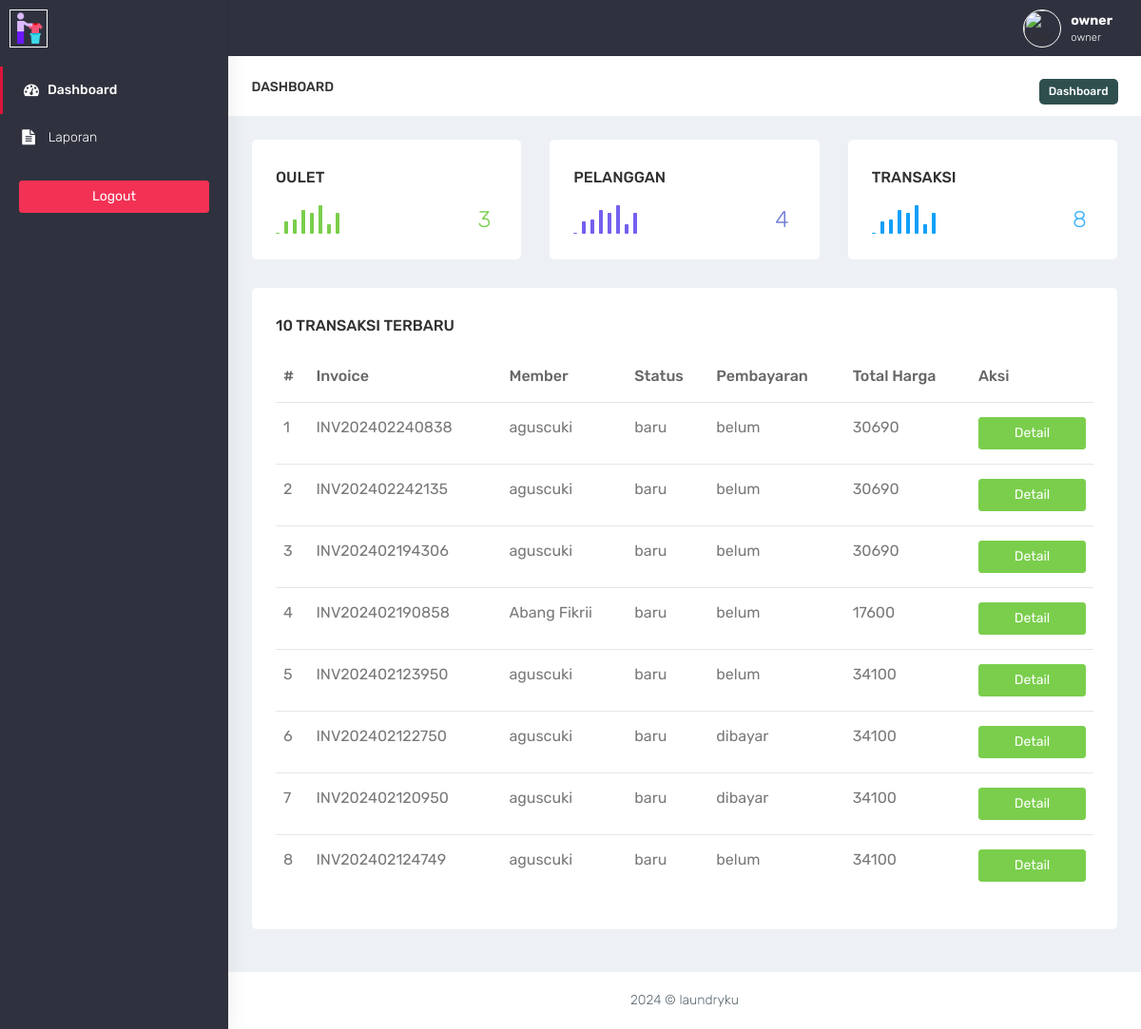
Screenshot of /owner (signed in) with the database file from the repository.
### tables this page shows
CREATE TABLE `transaksi` (
  `id_transaksi` int(11) NOT NULL,
  `outlet_id` int(11) DEFAULT NULL,
  `kode_invoice` varchar(100) DEFAULT NULL,
  `member_id` int(11) DEFAULT NULL,
  `tgl` datetime DEFAULT NULL,
  `batas_waktu` datetime DEFAULT NULL,
  `tgl_pembayaran` datetime DEFAULT NULL,
  `biaya_tambahan` int(11) DEFAULT NULL,
  `diskon` double DEFAULT NULL,
  `pajak` double DEFAULT NULL,
  `status` enum('baru','proses','selesai','diambil') DEFAULT NULL,
  `status_bayar` enum('dibayar','belum') DEFAULT NULL,
  `user_id` int(11) DEFAULT NULL
);

CREATE TABLE `member` (
  `id_member` int(11) NOT NULL,
  `nama_member` varchar(100) DEFAULT NULL,
  `alamat_member` text DEFAULT NULL,
  `jenis_kelamin` enum('L','P') DEFAULT NULL,
  `telp_member` varchar(15) DEFAULT NULL,
  `no_ktp` varchar(30) DEFAULT NULL
);

CREATE TABLE `detail_transaksi` (
  `id_detail` int(11) NOT NULL,
  `transaksi_id` int(11) DEFAULT NULL,
  `paket_id` int(11) DEFAULT NULL,
  `qty` double DEFAULT NULL,
  `total_harga` double DEFAULT NULL,
  `keterangan` text DEFAULT NULL,
  `total_bayar` int(11) DEFAULT NULL,
  `total_pajak` int(11) DEFAULT NULL,
  `total_diskon` int(11) DEFAULT NULL,
  `total_asli` int(11) DEFAULT NULL
);

### owner/functions.php (called while the page is built, shortened)
<?php
function ambildata($conn, $query)
{
    $data = mysqli_query($conn, $query);
    if (mysqli_num_rows($data) > 0) {
        while ($row = mysqli_fetch_assoc($data)) {
            $hasil[] = $row;
        }
        return $hasil;
    }
}
function ambilsatubaris($conn, $query)
{
    $db = mysqli_query($conn, $query);
    return mysqli_fetch_assoc($db);
}

### owner/index.php (the view, shortened to what this page needs)
<?php
require 'functions.php';
require 'layout_header.php';
$jTransaksi = ambilsatubaris($conn,'SELECT COUNT(id_transaksi) as jumlahtransaksi FROM transaksi');
$jPelanggan = ambilsatubaris($conn,'SELECT COUNT(id_member) as jumlahmember FROM member');
$joutlet = ambilsatubaris($conn,'SELECT COUNT(id_outlet) as jumlahoutlet FROM outlet');
$query = "SELECT transaksi.*,member.nama_member , detail_transaksi.total_harga FROM transaksi INNER JOIN member ON member.id_member = transaksi.member_id INNER JOIN detail_transaksi ON detail_transaksi.transaksi_id = transaksi.id_transaksi   ORDER BY transaksi.id_transaksi DESC LIMIT 10";
$data = ambildata($conn,$query);
?>
<div class="container-fluid">
    <div class="row bg-title">
        <div class="col-lg-3 col-md-4 col-sm-4 col-xs-12">
            <h4 class="page-title">Dashboard</h4> </div>
        <div class="col-lg-9 col-sm-8 col-md-8 col-xs-12">
            <ol class="breadcrumb">
                <li class="btn-bread"><a href="#">Dashboard</a></li>
            </ol>
        </div>
    </div>
    <div class="row">
        <div class="col-lg-4 col-sm-6 col-xs-12">
            <div class="white-box analytics-info rounded">
                <h3 class="box-title">Oulet</h3>
                <ul class="list-inline two-part">
                    <li>
                        <div id="sparklinedash"></div>
                    </li>
                    <li class="text-right"><i class="ti-arrow-up text-success"></i> <span class="counter text-success"><?= htmlspecialchars($joutlet['jumlahoutlet']); ?></span></li>
                </ul>
            </div>
        </div>
        <div class="col-lg-4 col-sm-6 col-xs-12">
            <div class="white-box analytics-info rounded">
                <h3 class="box-title">Pelanggan</h3>
                <ul class="list-inline two-part">
                    <li>
                        <div id="sparklinedash2"></div>
                    </li>
                    <li class="text-right"><i class="ti-arrow-up text-purple"></i> <span class="counter text-purple"><?= htmlspecialchars($jPelanggan['jumlahmember']); ?></span></li>
                </ul>
            </div>
        </div>
        <div class="col-lg-4 col-sm-6 col-xs-12">
            <div class="white-box analytics-info rounded">
                <h3 class="box-title">Transaksi</h3>
                <ul class="list-inline two-part">
                    <li>
                        <div id="sparklinedash3"></div>
                    </li>
                    <li class="text-right"><i class="ti-arrow-up text-info"></i> <span class="counter text-info"><?= htmlspecialchars($jTransaksi['jumlahtransaksi']); ?></span></li>
                </ul>
            </div>
        </div>
    </div>
    <div class="row">
        <div class="col-md-12 col-lg-12 col-sm-12">
            <div class="white-box rounded">
                <h3 class="box-title">10 Transaksi Terbaru</h3>
                <div class="table-responsive">
                    <table class="table ">
                        <thead>
                            <tr>
                                <th>#</th>
                                <th>Invoice</th>
                                <th>Member</th>
                                <th>Status</th>
                                <th>Pembayaran</th>
                                <th>Total Harga</th>
                                <th width="15%">Aksi</th>
                            </tr>
                        </thead>
                        <tbody>
                            <?php $no=1; foreach($data as $transaksi): ?>
                                <tr>
                                    <td><?= $no++ ?></td>
                                    <td><?= htmlspecialchars($transaksi['kode_invoice']); ?></td>
                                    <td><?= htmlspecialchars($transaksi['nama_member']); ?></td>
                                    <td><?= htmlspecialchars($transaksi['status']); ?></td>
                                    <td><?= htmlspecialchars($transaksi['status_bayar']); ?></td>
                                    <td><?= htmlspecialchars($transaksi['total_harga']); ?></td>
                                    <td align="center">
                                          <a href="transaksi_detail.php?id=<?= htmlspecialchars($transaksi['id_transaksi']); ?>" data-toggle="tooltip" data-placement="bottom" title="Edit" class="btn btn-success btn-block">Detail</a>
                                    </td>
                                </tr>
                            <?php endforeach; ?>
                        </tbody>
                    </table>
                </div>
            </div>
        </div>
    </div>
</div>
<?php
require 'layout_footer.php';
?>

### assets/css/colors/default.css (style rules this page uses)
body { background: #fff; }

### owner/index.php (style rules this page uses)
.rounded { border-radius: 5px; }
.btn-bread { background-color: darkslategray; padding:5px 10px; border-radius: 5px; }
.btn-bread a { color:white !important; font-size: 12px; font-weight: 500; }

### rows the page displays
transaksi: kode_invoice "INV202402240838", member.nama_member "aguscuki", status "baru", status_bayar "belum", detail_transaksi.total_harga "30690"
transaksi: kode_invoice "INV202402242135", member.nama_member "aguscuki", status "baru", status_bayar "belum", detail_transaksi.total_harga "30690"
transaksi: kode_invoice "INV202402194306", member.nama_member "aguscuki", status "baru", status_bayar "belum", detail_transaksi.total_harga "30690"
transaksi: kode_invoice "INV202402190858", member.nama_member "Abang Fikrii", status "baru", status_bayar "belum", detail_transaksi.total_harga "17600"
transaksi: kode_invoice "INV202402123950", member.nama_member "aguscuki", status "baru", status_bayar "belum", detail_transaksi.total_harga "34100"
transaksi: kode_invoice "INV202402122750", member.nama_member "aguscuki", status "baru", status_bayar "dibayar", detail_transaksi.total_harga "34100"
transaksi: kode_invoice "INV202402120950", member.nama_member "aguscuki", status "baru", status_bayar "dibayar", detail_transaksi.total_harga "34100"
transaksi: kode_invoice "INV202402124749", member.nama_member "aguscuki", status "baru", status_bayar "belum", detail_transaksi.total_harga "34100"

### other values shown
$joutlet['jumlahoutlet'] "3"
$jPelanggan['jumlahmember'] "4"
$jTransaksi['jumlahtransaksi'] "8"
